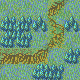

This is a level from a 2D game, rendered from its Tiled map with the project's own tilesets. A one-line summary and the complete map file follow:
An orthogonal 5x5 tile map with 16x16 px tiles, 1 tile layer (Tile Layer 1).

<map version="1.4" tiledversion="2021.01.13" orientation="orthogonal" renderorder="right-down" width="5" height="5" tilewidth="16" tileheight="16" infinite="0" nextlayerid="2" nextobjectid="1">
 <tileset firstgid="1" name="UpdatedVillage.png" tilewidth="16" tileheight="16" tilecount="1024" columns="32">
  <image source="UpdatedVillage.png" trans="ffffff" width="512" height="512" />
 </tileset>
 <layer id="1" name="Tile Layer 1" width="5" height="5">
  <data encoding="csv">
194,193,225,538,106,
545,546,420,504,420,
577,578,73,536,129,
471,472,534,106,452,
106,258,513,515,226
</data>
 </layer>
</map>
